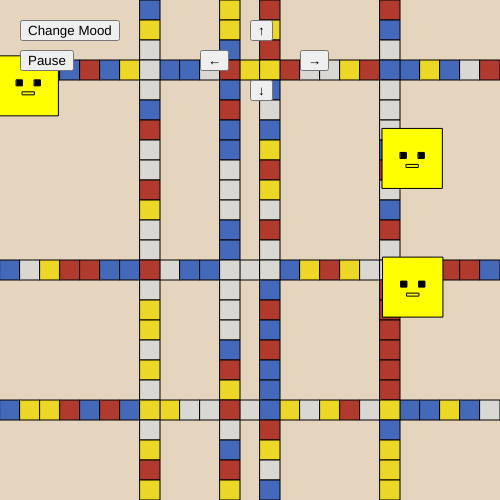
Frame 1 (no input)
Frame 60 (no input): identical to frame 1, image omitted
Frame 120 (the mouse pressed at the canvas centre since frame 60): identical to frame 1, image omitted

The p5.js sketch that drew this single still picture (run headless with seeded random() and noise() and a simulated clock; from frame 60 on, the mouse is pressed at the canvas centre):

// p5.js sketch
// ── sketch.js
let numRectangles = 25;
let rectangleWidth;
let rectangleHeight;
let lineRectangles = [];
let drawRectangles = true;
let lineSpacing = 10;
let charaBlocks = [];
let boundary = [];

let yellow;
let blue;
let beige;
let red;

let randomColors;

let changeMoodButton;

// Define variables for smiley movement
let smileySpeed = 5; // Adjust the speed as needed
let smileyDirectionX = 0;
let smileyDirectionY = 0;

// Define variable for pausing
let isPaused = false;

function setup() {
  createCanvas(500, 500);
  rectangleWidth = width / numRectangles;
  rectangleHeight = height / numRectangles;

  // Create a colors scheme for the rectangles
  yellow = color(236, 214, 38);
  blue = color(68, 105, 186);
  beige = color(217, 216, 211);
  red = color(176, 58, 46);

  // Create array of the color scheme
  randomColors = [yellow, blue, beige, red];

  // Define starting points for vertical lines
  let verticalStartX = [140, 220, 260, 380];

  // Define starting points for horizontal lines
  let horizontalStartY = [60, 260, 400];

  // Create horizontal lines
  for (let i = 0; i < horizontalStartY.length; i++) {
    let startY = horizontalStartY[i];
    for (let j = 0; j < numRectangles; j++) {
      let x = j * rectangleWidth;
      let y = startY;
      let horizontalLines = new Rectangle(x, y, rectangleWidth, rectangleHeight, random(randomColors));
      lineRectangles.push(horizontalLines);
    }
  }

  // Create vertical lines
  for (let i = 0; i < verticalStartX.length; i++) {
    let startX = verticalStartX[i];
    for (let j = 0; j < numRectangles; j++) {
      let x = startX;
      let y = j * rectangleHeight;
      let verticalLines = new Rectangle(x, y, rectangleWidth, rectangleHeight, random(randomColors));
      lineRectangles.push(verticalLines);
    }
  }

  // Character's width and height
  let charaWidth = random(20,50);
  let charaHeight = random(20,50);

  // Define each boundary with the start (x,y) points and end (x,y) points
  boundary.push({startX:0, startY:horizontalStartY[0]+rectangleWidth, endX:verticalStartX[0]-charaWidth, endY:horizontalStartY[1]-charaHeight});
  boundary.push({startX:0, startY:horizontalStartY[1]+rectangleWidth, endX:verticalStartX[0]-charaWidth, endY:horizontalStartY[2]-charaHeight});
  
  boundary.push({startX:verticalStartX[2]+rectangleWidth, startY:horizontalStartY[0]+rectangleWidth, endX:verticalStartX[3]-charaWidth, endY:horizontalStartY[1]-charaHeight});
  boundary.push({startX:verticalStartX[2]+rectangleWidth, startY:horizontalStartY[1]+rectangleWidth, endX:verticalStartX[3]-charaWidth, endY:horizontalStartY[2]-charaHeight});

  boundary.push({startX:verticalStartX[3]+rectangleWidth, startY:horizontalStartY[0]+rectangleWidth, endX:width-charaWidth, endY:horizontalStartY[1]-charaHeight});
  boundary.push({startX:verticalStartX[3]+rectangleWidth, startY:horizontalStartY[1]+rectangleWidth, endX:width-charaWidth, endY:horizontalStartY[2]-charaHeight});

  for(let i = 0; i < 3; i++){
    let randomBoundary = boundary[floor(random()*boundary.length)];
    //find index of the randomBoundary in the boundary array
    boundary.splice(boundary.indexOf(randomBoundary),1);

    let smileyX = random(randomBoundary.startX, randomBoundary.endX-30); 
    let smileyY = random(randomBoundary.startY, randomBoundary.endY-30);
    let mouthType = 1;

    charaBlocks.push({smileyX, smileyY, mouthType});
  }

  // Create buttons for controlling smiley movement
  createButton('↑').position(250, 20).mousePressed(moveUp);
  createButton('←').position(200, 50).mousePressed(moveLeft);
  createButton('↓').position(250, 80).mousePressed(moveDown);
  createButton('→').position(300, 50).mousePressed(moveRight);
  
  // Create button to pause and resume smiley movement
  createButton('Pause').position(20, 50).mousePressed(pauseResume);

  // Create button to change mood
  changeMoodButton = createButton('Change Mood');
  changeMoodButton.position(20, 20);
  changeMoodButton.mousePressed(changeMood);
}

function draw() {
  background(230, 213, 190);
  if (drawRectangles) {
    for (const rect of lineRectangles) {
      rect.draw();
    }
  }
  
  // Move smileys before drawing them
  if (!isPaused) {
    for(let chara of charaBlocks){
      // Move smiley based on direction
      chara.smileyX += smileyDirectionX;
      chara.smileyY += smileyDirectionY;

      // Check if smiley is out of bounds, adjust its position if necessary
      if (chara.smileyX < 0) {
        chara.smileyX = 0;
      } else if (chara.smileyX > width) {
        chara.smileyX = width;
      }
      if (chara.smileyY < 0) {
        chara.smileyY = 0;
      } else if (chara.smileyY > height) {
        chara.smileyY = height;
      }
    }
  }
  
  // Draw smileys after moving them
  for(let chara of charaBlocks){
    drawSmiley(chara.smileyX, chara.smileyY, chara.mouthType); // Draw smiley
  }
  
  stroke(0);
}

function drawSmiley(x, y, mouthType) {
  let smileySize = 60;

  fill(255, 255, 0); // Yellow
  rect(x - smileySize / 2, y - smileySize / 2, smileySize, smileySize);

  fill(0); // Black
  rect(x - smileySize / 5, y - smileySize / 10, smileySize / 10, smileySize / 10);
  rect(x + smileySize /   10, y - smileySize / 10, smileySize / 10, smileySize / 10);

  fill(255, 255, 0); // Yellow
  if (mouthType === 1) {
    rect(x - smileySize / 10, y + smileySize / 10, smileySize / 5, smileySize / 20);
  } else if (mouthType === 2) {
    ellipse(x, y + smileySize / 10, smileySize / 5, smileySize / 20);
  } else if (mouthType === 3) {
    triangle(x - smileySize / 20, y + smileySize / 10, x + smileySize / 20, y + smileySize / 10, x, y + smileySize / 5);
  } else if (mouthType === 4) {
    arc(x, y + smileySize / 10, smileySize / 5, smileySize / 10, 0, PI);
  }
}

class Rectangle {
  constructor(x, y, width, height, color) {
    this.x = x;
    this.y = y;
    this.width = width;
    this.height = height;
    this.color = color;
  }

  draw() {
    fill(this.color);
    rect(this.x, this.y, this.width, this.height);
  }
}

function changeMood() {
  for(let chara of charaBlocks){
    chara.mouthType = int(random(1, 5)); // Randomize mouth type for each smiley
  }
}

// Function to handle key press events
function keyPressed() {
  if (!isPaused) { // Check if the movement is not paused
    if (keyCode === LEFT_ARROW) {
      moveLeft(); // Move smiley one step to the left
    } else if (keyCode === RIGHT_ARROW) {
      moveRight(); // Move smiley one step to the right
    } else if (keyCode === UP_ARROW) {
      moveUp(); // Move smiley one step upwards
    } else if (keyCode === DOWN_ARROW) {
      moveDown(); // Move smiley one step downwards
    }
  }
}

// Function to handle button clicks for smiley movement
function moveUp() {
  for(let chara of charaBlocks){
    chara.smileyY -= 30; // Move smiley upwards by 5 pixels
  }
}

function moveDown() {
  for(let chara of charaBlocks){
    chara.smileyY += 30; // Move smiley downwards by 5 pixels
  }
}

function moveLeft() {
  for(let chara of charaBlocks){
    chara.smileyX -= 30 ; // Move smiley to the left by 5 pixels
  }
}

function moveRight() {
  for(let chara of charaBlocks){
    chara.smileyX += 30 ; // Move smiley to the right by 5 pixels
  }
}


// Function to pause or resume smiley movement
function pauseResume() {
  isPaused = !isPaused; // Toggle pause state
}
// Function to check if smiley blocks overlap
function checkOverlap() {
  for (let i = 0; i < charaBlocks.length - 1; i++) {
    for (let j = i + 1; j < charaBlocks.length; j++) {
      if (dist(charaBlocks[i].smileyX, charaBlocks[i].smileyY, charaBlocks[j].smileyX, charaBlocks[j].smileyY) < 60) {
        return true; // Return true if smiley blocks overlap
      }
    }
  }
  return false; // Return false if smiley blocks do not overlap
}

function draw() {
  background(230, 213, 190);
  if (drawRectangles) {
    for (const rect of lineRectangles) {
      rect.draw();
    }
  }
  
  // Move smileys before drawing them
  if (!isPaused) {
    for(let chara of charaBlocks){
      // Move smiley based on direction
      chara.smileyX += smileyDirectionX;
      chara.smileyY += smileyDirectionY;

      // Check if smiley is out of bounds, adjust its position if necessary
      if (chara.smileyX < 0) {
        chara.smileyX = 0;
      } else if (chara.smileyX > width) {
        chara.smileyX = width;
      }
      if (chara.smileyY < 0) {
        chara.smileyY = 0;
      } else if (chara.smileyY > height) {
        chara.smileyY = height;
      }
    }
  }
  // Function to check if all smiley blocks overlap
function checkOverlap() {
  // Get the center coordinates of the first smiley block
  let centerX1 = charaBlocks[0].smileyX + 30;
  let centerY1 = charaBlocks[0].smileyY + 30;
  
  // Get the center coordinates of the second smiley block
  let centerX2 = charaBlocks[1].smileyX + 30;
  let centerY2 = charaBlocks[1].smileyY + 30;
  
  // Get the center coordinates of the third smiley block
  let centerX3 = charaBlocks[2].smileyX + 30;
  let centerY3 = charaBlocks[2].smileyY + 30;
  
  // Check if all three centers overlap
  if (centerX1 === centerX2 && centerX2 === centerX3 && centerY1 === centerY2 && centerY2 === centerY3) {
    return true;
  } else {
    return false;
  }
}

  // Check for smiley overlap
  if (checkOverlap()) {
    textSize(32);
    fill(0);
    text('You Win!', 200, 200);
    isPaused = true; // Pause the movement
  }
  
  // Draw smileys after moving them
  for(let chara of charaBlocks){
    drawSmiley(chara.smileyX, chara.smileyY, chara.mouthType); // Draw smiley
  }
  
  stroke(0);
}
